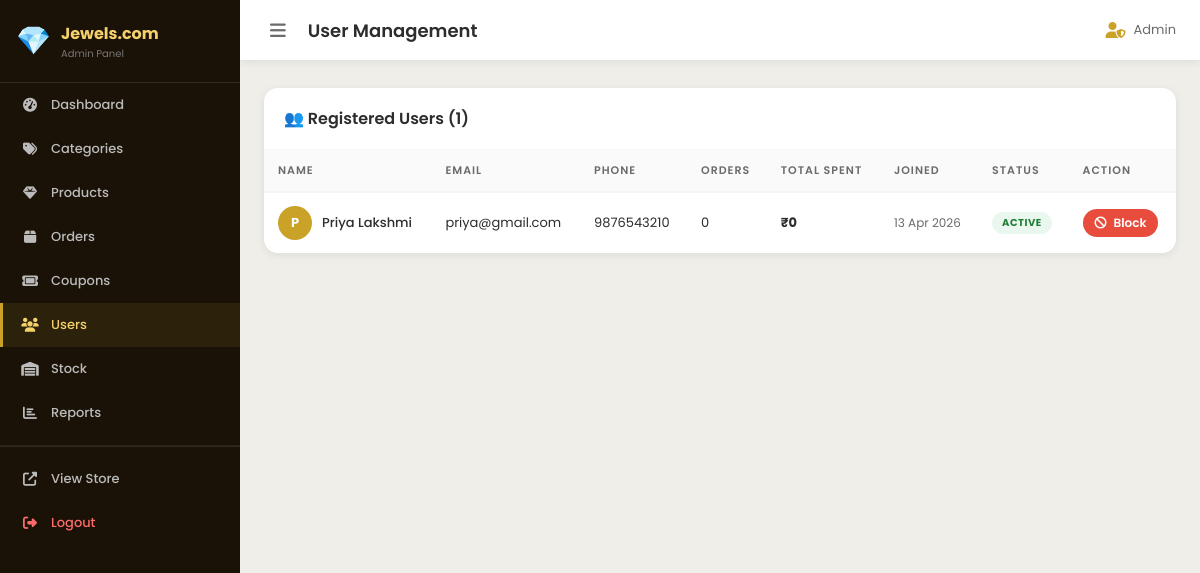
Page /admin/users.php (signed in) on the committed database.
### tables this page shows
CREATE TABLE IF NOT EXISTS users (
  id INT AUTO_INCREMENT PRIMARY KEY,
  name VARCHAR(100) NOT NULL,
  email VARCHAR(150) NOT NULL UNIQUE,
  phone VARCHAR(15),
  password VARCHAR(255) NOT NULL,
  avatar VARCHAR(255) DEFAULT NULL,
  is_active TINYINT(1) DEFAULT 1,
  created_at TIMESTAMP DEFAULT CURRENT_TIMESTAMP
);

### includes/functions.php (called while the page is built, shortened)
<?php
function safeHtml($str) {
    return htmlspecialchars((string)$str, ENT_QUOTES, 'UTF-8');
}

### admin/users.php (the view, shortened to what this page needs)
<?php
require_once '../includes/functions.php';
require_once 'includes/auth.php';
$users = $pdo->query("SELECT u.*, (SELECT COUNT(*) FROM orders WHERE user_id=u.id) as order_count, (SELECT COALESCE(SUM(total),0) FROM orders WHERE user_id=u.id AND status!='cancelled') as total_spent FROM users u ORDER BY u.created_at DESC")->fetchAll();
include 'includes/header.php';
?>
<div class="admin-table-wrap">
  <div class="admin-table-head"><h3>👥 Registered Users (<?= count($users) ?>)</h3></div>
  <table>
    <thead><tr><th>Name</th><th>Email</th><th>Phone</th><th>Orders</th><th>Total Spent</th><th>Joined</th><th>Status</th><th>Action</th></tr></thead>
    <tbody>
      <?php foreach ($users as $u): ?>
      <tr>
        <td>
          <div style="display:flex;align-items:center;gap:10px;">
            <div style="width:34px;height:34px;border-radius:50%;background:var(--gold);display:flex;align-items:center;justify-content:center;color:#fff;font-weight:700;"><?= mb_substr($u['name'],0,1) ?></div>
            <span style="font-weight:500;"><?= safeHtml($u['name']) ?></span>
          </div>
        </td>
        <td><?= safeHtml($u['email']) ?></td>
        <td><?= safeHtml($u['phone'] ?? '—') ?></td>
        <td><?= $u['order_count'] ?></td>
        <td><strong>₹<?= number_format($u['total_spent']) ?></strong></td>
        <td style="font-size:12px;color:var(--gray);"><?= date('d M Y',strtotime($u['created_at'])) ?></td>
        <td><span class="badge <?= $u['is_active']?'badge-green':'badge-red' ?>"><?= $u['is_active']?'Active':'Blocked' ?></span></td>
        <td>
          <a href="users.php?toggle=<?= $u['id'] ?>" class="btn btn-sm <?= $u['is_active']?'btn-red':'btn-outline' ?>">
            <?= $u['is_active'] ? '<i class="fas fa-ban"></i> Block' : '<i class="fas fa-check"></i> Unblock' ?>
          </a>
        </td>
      </tr>
      <?php endforeach; ?>
    </tbody>
  </table>
</div>
<?php include 'includes/footer.php'; ?>

### css/admin.css (style rules this page uses)
:root { --gold: #C9A227; --gold-light: #F5D16B; --gold-dark: #8B6914; --sidebar-bg: #1A1207; --sidebar-w: 240px; --white: #fff; --gray-light: #F5F5F5; --gray: #6B6B6B; --charcoal: #2D2D2D; --red: #e74c3c; --green: #27AE60; --blue: #2980b9; --shadow-sm: 0 2px 8px rgba(0,0,0,0.08); --shadow-md: 0 8px 24px rgba(0,0,0,0.12); --radius-sm: 8px; --radius-md: 14px; --font: 'Poppins', sans-serif; }
*, *::before, *::after { box-sizing: border-box; margin: 0; padding: 0; }
body { font-family: var(--font); background: #F0EEE8; min-height: 100vh; }
a { color: inherit; text-decoration: none; }
.admin-body { display: flex; }
.admin-table-wrap { background: var(--white); border-radius: var(--radius-md); box-shadow: var(--shadow-sm); overflow: hidden; }
.admin-table-head { padding: 18px 20px; display: flex; align-items: center; justify-content: space-between; flex-wrap: wrap; gap: 10px; border-bottom: 1px solid var(--gray-light); }
.admin-table-head h3 { font-size: 16px; font-weight: 600; color: var(--charcoal); }
table { width: 100%; border-collapse: collapse; }
th { background: #FAFAFA; padding: 12px 14px; font-size: 11px; font-weight: 600; text-align: left; color: var(--gray); text-transform: uppercase; letter-spacing: 1px; border-bottom: 2px solid var(--gray-light); }
td { padding: 13px 14px; font-size: 13px; color: var(--charcoal); border-bottom: 1px solid var(--gray-light); }
tr:last-child td { border-bottom: none; }
.badge { display: inline-block; padding: 3px 10px; border-radius: 50px; font-size: 10px; font-weight: 700; text-transform: uppercase; letter-spacing: 0.5px; }
.badge-green { background: rgba(39,174,96,0.1); color: #1e7e34; }
.btn { display: inline-flex; align-items: center; gap: 7px; padding: 9px 18px; border-radius: 50px; font-size: 13px; font-weight: 600; transition: all 0.2s; border: none; }
.btn-red { background: var(--red); color: #fff; }
.btn-sm { padding: 5px 12px; font-size: 12px; border-radius: 20px; }

### rows in the picture
users: name "P", name "Priya Lakshmi", email "priya@gmail.com", phone "9876543210", order_count "0", total_spent "0", created_at "13 Apr 2026", is_active "ACTIVE"

### other values in the picture
$adminTitle "User Management"
safeHtml($_SESSION['admin_name'] ?? 'Admin') "Admin"
count($users) "1"
